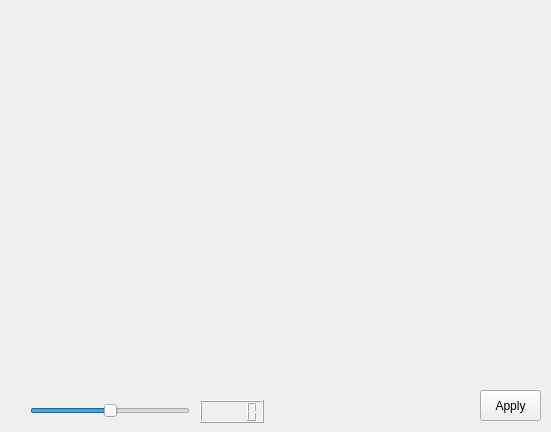
<?xml version="1.0" encoding="UTF-8"?>
<ui version="4.0">
 <class>Brightness</class>
 <widget class="QDialog" name="Brightness">
  <property name="geometry">
   <rect>
    <x>0</x>
    <y>0</y>
    <width>551</width>
    <height>432</height>
   </rect>
  </property>
  <property name="windowTitle">
   <string>Dialog</string>
  </property>
  <widget class="QSlider" name="brightnessSlider">
   <property name="geometry">
    <rect>
     <x>30</x>
     <y>400</y>
     <width>160</width>
     <height>22</height>
    </rect>
   </property>
   <property name="minimum">
    <number>-150</number>
   </property>
   <property name="maximum">
    <number>150</number>
   </property>
   <property name="orientation">
    <enum>Qt::Horizontal</enum>
   </property>
  </widget>
  <widget class="QLCDNumber" name="lcd_brightness">
   <property name="geometry">
    <rect>
     <x>200</x>
     <y>400</y>
     <width>64</width>
     <height>23</height>
    </rect>
   </property>
  </widget>
  <widget class="QPushButton" name="pushButton_apply">
   <property name="geometry">
    <rect>
     <x>480</x>
     <y>390</y>
     <width>61</width>
     <height>31</height>
    </rect>
   </property>
   <property name="text">
    <string>Apply</string>
   </property>
   <property name="autoDefault">
    <bool>false</bool>
   </property>
  </widget>
  <widget class="QLabel" name="label_img_brightness">
   <property name="geometry">
    <rect>
     <x>37</x>
     <y>15</y>
     <width>481</width>
     <height>351</height>
    </rect>
   </property>
   <property name="text">
    <string/>
   </property>
  </widget>
 </widget>
 <resources/>
 <connections/>
</ui>
